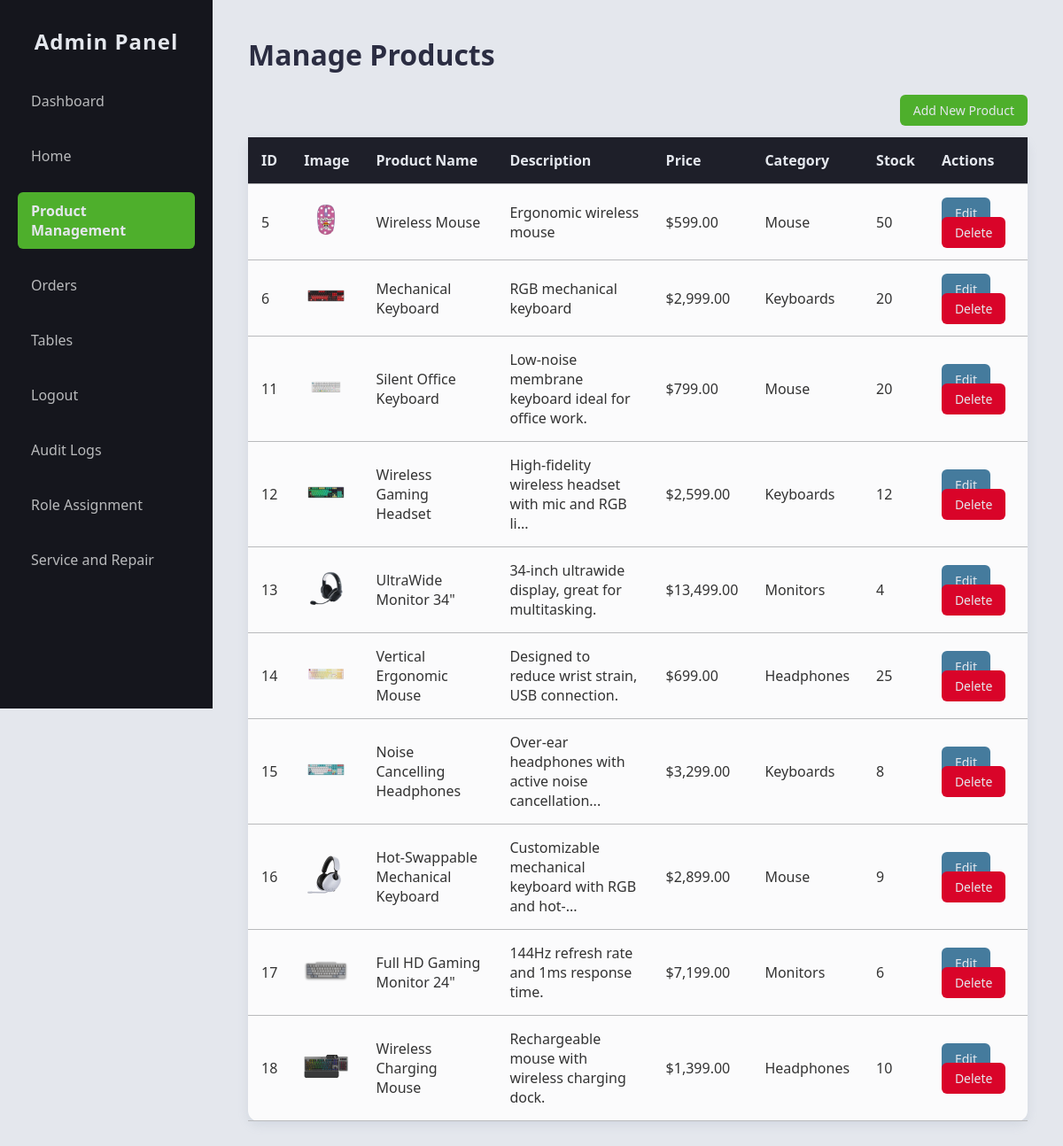
/website/adminproductsedit.php (signed in), run on the app's committed database.
### tables this page shows
CREATE TABLE `products` (
  `product_id` int NOT NULL AUTO_INCREMENT,
  `name` varchar(255) NOT NULL,
  `description` text,
  `price` decimal(10,2) NOT NULL,
  `category_id` int DEFAULT NULL,
  `stock` int DEFAULT '0',
  `image` varchar(255) DEFAULT NULL,
  `rating` decimal(3,2) DEFAULT NULL,
  PRIMARY KEY (`product_id`),
  KEY `category_id` (`category_id`),
  CONSTRAINT `products_ibfk_1` FOREIGN KEY (`category_id`) REFERENCES `categories` (`category_id`)
);

CREATE TABLE `categories` (
  `category_id` int NOT NULL AUTO_INCREMENT,
  `name` varchar(100) NOT NULL,
  PRIMARY KEY (`category_id`),
  UNIQUE KEY `name` (`name`)
);

### website/adminproductsedit.php (the view, shortened to what this page needs)
<!DOCTYPE html>
<html lang="en">
<head>
  <link rel="stylesheet" href="css/admindash.css?v=1.6">
</head>
<body>
  <?php
  include 'config.php';
  $sql = "SELECT p.*, c.name as category_name
          FROM products p
          LEFT JOIN categories c ON p.category_id = c.category_id
          ORDER BY p.product_id";
  $result = $conn->query($sql);
  ?>
  <div class="dashboard-container">
    <?php include 'adminsidebar.php'; ?>
    <main class="main-content">
      <h1>Manage Products</h1>
      <div class="table-header">
        <a href="adminproductsadd.php" class="btn-add">Add New Product</a>
      </div>
      <table class="admin-table">
        <thead>
          <tr>
            <th>ID</th>
            <th>Image</th>
            <th>Product Name</th>
            <th>Description</th>
            <th>Price</th>
            <th>Category</th>
            <th>Stock</th>
            <th>Actions</th>
          </tr>
        </thead>
        <tbody>
          <?php if ($result->num_rows > 0): ?>
            <?php while($row = $result->fetch_assoc()): ?>
              <tr>
                <td><?php echo htmlspecialchars($row['product_id']); ?></td>
                <td>
                  <?php if (isset($row['image']) && $row['image'] && file_exists($row['image'])): ?>
                    <img src="<?php echo htmlspecialchars($row['image']); ?>" alt="Product Image">
                  <?php else: ?>
                    No Image
                  <?php endif; ?>
                </td>
                <td><?php echo htmlspecialchars($row['name']); ?></td>
                <td><?php echo htmlspecialchars(substr($row['description'] ?: '', 0, 50)) . (strlen($row['description'] ?: '') > 50 ? '...' : ''); ?></td>
                <td>$<?php echo number_format($row['price'], 2); ?></td>
                <td><?php echo htmlspecialchars($row['category_name'] ?: 'N/A'); ?></td>
                <td><?php echo htmlspecialchars($row['stock']); ?></td>
                <td class="actions">
                  <a href="edit-product.php?id=<?php echo $row['product_id']; ?>" class="btn-edit">Edit</a>
                  <a href="?delete_id=<?php echo $row['product_id']; ?>" class="btn-delete" onclick="return confirm('Are you sure you want to delete this product?')">Delete</a>
                </td>
              </tr>
            <?php endwhile; ?>
          <?php else: ?>
            <tr><td colspan="8">No products found</td></tr>
          <?php endif; ?>
        </tbody>
      </table>
    </main>
  </div>
</body>
</html>

### website/css/admindash.css (style rules this page uses)
* { margin: 0; padding: 0; box-sizing: border-box; }
body { font-family: 'Segoe UI', Tahoma, Geneva, Verdana, sans-serif; background-color: #E4E7ED; color: #333; }
.dashboard-container { display: flex; min-height: 100vh; }
.main-content { flex: 1; padding: 40px; background-color: #E4E7ED; }
.main-content h1 { margin-bottom: 30px; font-size: 32px; color: #2B2D42; font-weight: 700; }
.admin-table { width: 100%; border-collapse: collapse; background: #FBFBFC; border-radius: 12px; box-shadow: 0 4px 12px rgba(141, 153, 174, 0.2); }
.admin-table th, .admin-table td { padding: 15px; text-align: left; border-bottom: 1px solid #B9BABC; }
.admin-table th { background-color: #1E1F29; color: #E4E7ED; font-weight: 600; }
.admin-table img { max-width: 50px; max-height: 50px; border-radius: 4px; }
.table-header { margin-bottom: 20px; text-align: right; }
.btn-add, .btn-edit, .btn-delete { padding: 8px 15px; border-radius: 6px; text-decoration: none; font-size: 14px; transition: all 0.3s ease; }
.btn-add { background-color: #4eaf2c; color: #E4E7ED; }
.btn-edit { background-color: #457b9d; color: #E4E7ED; margin-right: 10px; }
.btn-delete { background-color: #d90429; color: #E4E7ED; }

### data on the page
products: product_id "5", image (picture), name "Wireless Mouse", description "Ergonomic wireless mouse", price "599.00", category.name "Mouse", stock "50"
products: product_id "6", image (picture), name "Mechanical Keyboard", description "RGB mechanical keyboard", price "2,999.00", category.name "Keyboards", stock "20"
products: product_id "11", image (picture), name "Silent Office Keyboard", description "Low-noise membrane keyboard ideal for office work.", price "799.00", category.name "Mouse", stock "20"
products: product_id "12", image (picture), name "Wireless Gaming Headset", description "High-fidelity wireless headset with mic and RGB li", price "2,599.00", category.name "Keyboards", stock "12"
products: product_id "13", image (picture), name "UltraWide Monitor 34\"", description "34-inch ultrawide display, great for multitasking.", price "13,499.00", category.name "Monitors", stock "4"
products: product_id "14", image (picture), name "Vertical Ergonomic Mouse", description "Designed to reduce wrist strain, USB connection.", price "699.00", category.name "Headphones", stock "25"
products: product_id "15", image (picture), name "Noise Cancelling Headphones", description "Over-ear headphones with active noise cancellation", price "3,299.00", category.name "Keyboards", stock "8"
products: product_id "16", image (picture), name "Hot-Swappable Mechanical Keyboard", description "Customizable mechanical keyboard with RGB and hot-", price "2,899.00", category.name "Mouse", stock "9"
products: product_id "17", image (picture), name "Full HD Gaming Monitor 24\"", description "144Hz refresh rate and 1ms response time.", price "7,199.00", category.name "Monitors", stock "6"
products: product_id "18", image (picture), name "Wireless Charging Mouse", description "Rechargeable mouse with wireless charging dock.", price "1,399.00", category.name "Headphones", stock "10"
